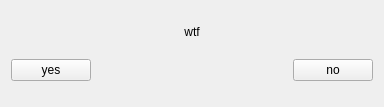
<?xml version="1.0" encoding="UTF-8"?>
<ui version="4.0">
 <class>yesNo</class>
 <widget class="QWidget" name="yesNo">
  <property name="geometry">
   <rect>
    <x>0</x>
    <y>0</y>
    <width>384</width>
    <height>107</height>
   </rect>
  </property>
  <property name="windowTitle">
   <string>Yes/No</string>
  </property>
  <layout class="QGridLayout" name="gridLayout">
   <item row="2" column="0">
    <widget class="QPushButton" name="pushButton">
     <property name="text">
      <string>yes</string>
     </property>
    </widget>
   </item>
   <item row="2" column="3">
    <widget class="QPushButton" name="pushButton_2">
     <property name="text">
      <string>no</string>
     </property>
    </widget>
   </item>
   <item row="2" column="1">
    <spacer name="horizontalSpacer">
     <property name="orientation">
      <enum>Qt::Horizontal</enum>
     </property>
     <property name="sizeHint" stdset="0">
      <size>
       <width>40</width>
       <height>20</height>
      </size>
     </property>
    </spacer>
   </item>
   <item row="1" column="1">
    <widget class="QLabel" name="label">
     <property name="sizePolicy">
      <sizepolicy hsizetype="Preferred" vsizetype="Fixed">
       <horstretch>0</horstretch>
       <verstretch>0</verstretch>
      </sizepolicy>
     </property>
     <property name="layoutDirection">
      <enum>Qt::LeftToRight</enum>
     </property>
     <property name="text">
      <string>wtf</string>
     </property>
     <property name="scaledContents">
      <bool>false</bool>
     </property>
     <property name="alignment">
      <set>Qt::AlignCenter</set>
     </property>
     <property name="wordWrap">
      <bool>false</bool>
     </property>
    </widget>
   </item>
  </layout>
 </widget>
 <resources/>
 <connections/>
</ui>
